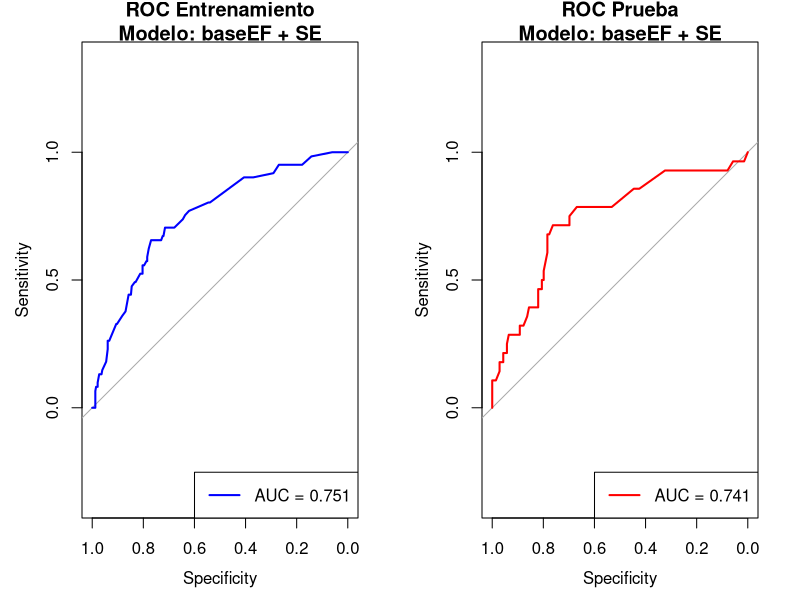
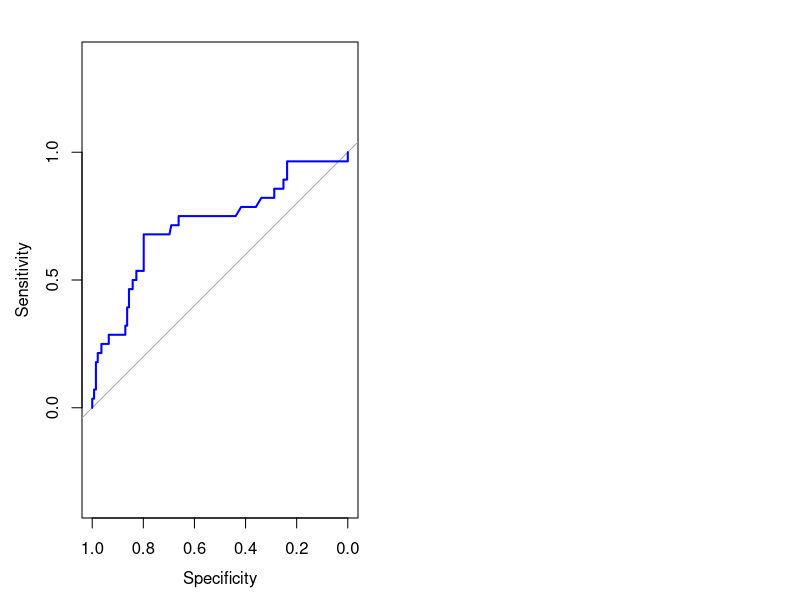
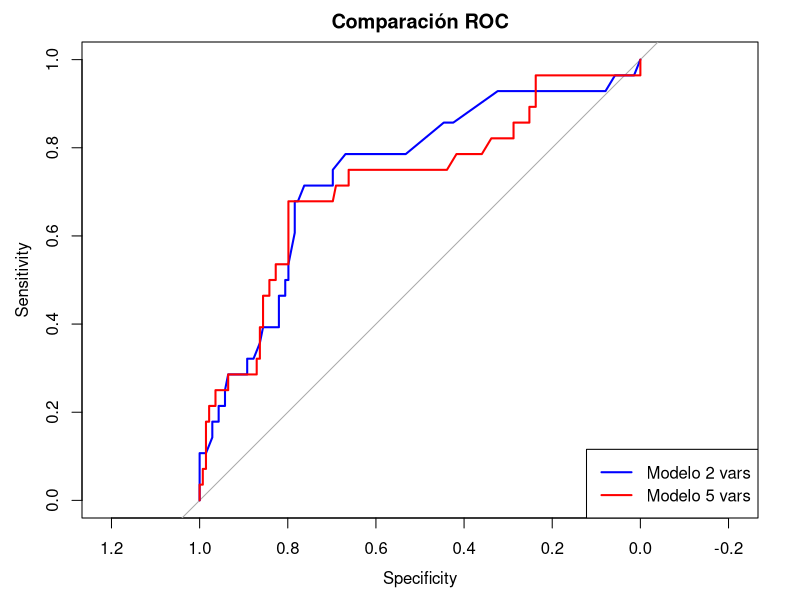

Source code (R) for these figures, in order:
# Librerías necesarias
library(readxl)      # para leer Excel
library(dplyr)       # manipulación
library(purrr)       # map()
library(broom)       # tidy resultados
library(pROC)        # AUC y ROC

dpm <- read_excel("Taller II/dpm.xlsx")
names(dpm)
names(dpm)<-c("Caso",              
              "FrecCardiaca",    
              "PresionSistol",      
              "Dosis",              
              "Edad",               
              "Sexo",               
              "baseEF",             
              "DolorPecho",         
              "SE",                 
              "Hiperten",           
              "Diabetes",           
              "Fuma",               
              "Pre_MI",             
              "Evento",
              "ECG")
table(dpm$Evento)/ nrow(dpm)
###hago la división de la base en entrenamiento y prueba 70/30
set.seed(14)
train <- dpm %>%
  dplyr::sample_frac(0.70)

table(train$Evento) / nrow(train)

test <- dplyr::anti_join(dpm, train, by = "Caso")

#newdata <- data.frame(x1 = test$x1)

table(test$Evento) / nrow(test)



####
predictores <- c("FrecCardiaca", "PresionSistol", "Dosis", "Edad", "Sexo",
                 "Hiperten", "Diabetes", "Fuma", "baseEF", "DolorPecho",
                 "SE", "Pre_MI", "ECG")



# 3. Generar todas las combinaciones posibles de 2 predictores
comb <- combn(predictores, 2, simplify = FALSE)

# 4. Evaluar cada modelo
### hace una funcion que evalua todos (78) modelos posibles con 2 combinaciones 
### a eso les calcula el AIC, BIC y AUC con datos de entrenamiento
##AIC: comparacion entre modelos con la misma variable dependiente, mientras más bajo el modelo es mejor en terminos de ajuste
#parsimonia (esto ultimo no se si aplica si consideramos que todos tiene 2 variables)
##BIC:medida más conservadora para comparar modelos, considerando que penaliza más por el número de parámetros (esto no aplicaría cuando estamos considerando 2 variables en cada modelo)
##AUC: evalua la capacidad predictiva del modelo para distinguir entre clases. 
#lo mínimo es que sea mayor a 0.5 pues eso equivale a lanzar una moneda. de 0.7 en adelante es aceptable
resultados <- map_df(comb, function(vars) {
  f <- as.formula(paste("Evento ~", paste(vars, collapse = " + ")))
  modelo <- glm(f, data = train, family = binomial(link = logit))
  
  # Predicciones
  prob <- predict(modelo, type = "response")
  roc_train <- roc(train$Evento, prob, quiet = TRUE)
  
  tibble(
    vars = paste(vars, collapse = " + "),
    AIC = AIC(modelo),
    BIC = BIC(modelo),
    AUC_train = as.numeric(auc(roc_train)),
    modelo = list(modelo)
  )
})
###mostrar en una tabla los resultados de los 78 modelos?


# 5. Seleccionar el mejor modelo (menor AIC y mayor AUC si empate)
###Según los criterios de AIC, BIC y AUC, se selecciona el mejor modelo entre las 78 combinaciones posibles:
##menor AIC y BIC y mayor AUC
##en este caso, los tres criterios dan 1 solo modelo
## baseEF - estimación de la fracción de Dopamina en el ventrículo izquierdo 
##SE = respuesta positiva durante el ecocardiograma de esfuerzo (1=si, 0=no). 

mejor <- resultados %>%
  arrange(AIC, desc(AUC_train)) %>%
  slice(1)

# 6. Extraer coeficientes, OR e IC95% del mejor modelo
modelo_final <- mejor$modelo[[1]]

tabla_coef <- tidy(modelo_final, conf.int = TRUE, conf.level = 0.95, exponentiate = TRUE) %>%
  mutate(term = ifelse(term == "(Intercept)", "Intercepto", term)) %>%
  rename(OR = estimate, IC_Inf = conf.low, IC_Sup = conf.high)

##de esto se deprende que:
# baseEF: tiene una relacion negativa y significativa (0.008) con la probabilidad del evento, es decir,
#por cada 1% de aumento en baseEF disminuye en 3,3% la probabilidad del evento (100*(1-0.967))

# SE: tiene una relacion positiva y signidicativa (0.0001) con la probabilidad del evento,
# al ser dictómica se interpreta como: si un paciente tiene SE positivo (=1) tiene 4.8 veces mas de odds de presentar un evento cardiaco en los 12 meses siguientes,
#en comparacion a pacientes que tienen SE negativo (=0)

# 7. Armar tabla final con AUC
tabla_final <- tabla_coef %>%
  mutate(AUC_train = round(mejor$AUC_train, 3),###este es el AUC considerando 
         #los mismos datos que se usaron para entrenar,
         #por lo que no se si tiene mucho sentido interpretarlo
         Modelo = mejor$vars)

print(tabla_final)


############CREO QUE ESTOS PUNTOS SON IMPORTANTES PARA EVALUAR EL MODELO
########PERO NO PARA LA PREGUNTA EN CONCRETO
# 8. Ver el poder predictivo del modelo en los datos de prueba
prob_test <- predict(modelo_final, newdata = test, type = "response")
roc_test <- roc(test$Evento, prob_test, quiet = TRUE)

# 9. Graficar curvas ROC segun los datos que se usan en entrenamiento y prueba
par(mfrow = c(1,2)) # dos gráficos lado a lado

# ROC en entrenamiento
prob_train <- predict(modelo_final, newdata = train, type = "response")
roc_train <- roc(train$Evento, prob_train, quiet = TRUE)
plot(roc_train, col = "blue", lwd = 2,
     main = paste("ROC Entrenamiento\nModelo:", mejor$vars))
legend("bottomright", legend = paste("AUC =", round(auc(roc_train), 3)),
       col = "blue", lwd = 2)

# ROC en prueba
plot(roc_test, col = "red", lwd = 2,
     main = paste("ROC Prueba\nModelo:", mejor$vars))
legend("bottomright", legend = paste("AUC =", round(auc(roc_test), 3)),
       col = "red", lwd = 2)


#Obtenga el mejor modelo de regresión logística (con todas las variables que sean significativas (2 puntos).

##hago el modelo con todas las variables: a primera vista sólo Hiperten, baseEF y SE son significativas
modelo_completo <- glm(Evento ~ FrecCardiaca + PresionSistol + Dosis +
                         Edad + Sexo + Hiperten + Diabetes + Fuma +
                         baseEF + DolorPecho + SE + Pre_MI + ECG,
                       data = train, family = binomial(link = logit))
summary(modelo_completo)

###uso stepwise, buscando la optimizacion global del modelo, por esto,
##me va a incluir algunas variables que no son significativas individualmente
##pero que en conjunto mejoran el ajuste del modelo. (AIC más bajo que el de todas las variables)
library(MASS)
modelo_mejor <- stepAIC(modelo_completo, direction = "both")
summary(modelo_mejor)

##variables escogidas: Dosis, Hiperten*, baseEF*, SE*, ECGMI*, ECGNormal
##hago un modelo sin dosis para ver como varia el AIC

modelo_mejor2<-glm(Evento~ Hiperten+ baseEF +SE +ECG, data=train, family=binomial(link=logit))
summary(modelo_mejor2)

###el AIC aumenta un poco, lo que hace pensar que el modelo anterior es mejor,
##considerando que se penaliza por la adicion de parametros, pero en este caso el modelo con menos parametros 
#no se ajusta mejor globalmente

# Predicciones en la base de prueba
pred <- predict(modelo_mejor, newdata = test, type = "response")
# Curva ROC
roc_obj <- roc(test$Evento, pred)
plot(roc_obj, col="blue")
auc(roc_obj)


#Compare los modelos obtenidos - ROC e indicadores de la tabla de confusión (2 puntos).
#los nombro segun el numero de variables por una cosa de orden
modelo2<-modelo_final
modelo5<-modelo_mejor
library(pROC)
library(caret)

# Suponiendo que los modelos se llaman:
# modelo2 (con 2 variables)
# modelo5 (con 5 variables)

# ---- 1. Predicciones ----
# Probabilidades predichas sobre la muestra de prueba (test)
prob2 <- predict(modelo2, newdata = test, type = "response")
prob5 <- predict(modelo5, newdata = test, type = "response")

# ---- 2. ROC y AUC ----
roc2 <- roc(test$Evento, prob2)
roc5 <- roc(test$Evento, prob5)

par(mfrow = c(1,1)) # dos gráficos lado a lado
plot(roc2, col="blue", main="Comparación ROC")
lines(roc5, col="red")
legend("bottomright", legend=c("Modelo 2 vars", "Modelo 5 vars"),
       col=c("blue","red"), lwd=2)

auc(roc2)
auc(roc5)

# ---- 3. Tablas de confusión ----
# Definir umbral 0.5 (o elegir el óptimo con coords())
pred2 <- ifelse(prob2 > 0.5, 1, 0)
pred5 <- ifelse(prob5 > 0.5, 1, 0)

confusionMatrix(as.factor(pred2), as.factor(test$Evento), positive="1")
confusionMatrix(as.factor(pred5), as.factor(test$Evento), positive="1")


##optimo

# Umbral óptimo (Youden index = max(sens+esp-1))
opt2 <- as.numeric(coords(roc2, "best", ret = "threshold", best.method = "youden"))
opt5 <- as.numeric(coords(roc5, "best", ret = "threshold", best.method = "youden"))

opt2; opt5  # Umbrales recomendados

# Clasificación usando los umbrales óptimos
pred2_opt <- ifelse(prob2 > opt2, 1, 0)
pred5_opt <- ifelse(prob5 > opt5, 1, 0)

# Matrices con umbral optimo
confusionMatrix(as.factor(pred2_opt), as.factor(test$Evento), positive="1")
confusionMatrix(as.factor(pred5_opt), as.factor(test$Evento), positive="1")


###creo que dado que el valor del AIC es casi igual, aca lo que hay que profundizar
##es la habilidad de predecir
#verdadero-verdadero
#falso-falos
##y decidir cual riesgo es el que estamos dispuestas a asumir
#altos valores positivos falsos
#altos valores negativos falsos
#me imagino desde una perspectiva medica.